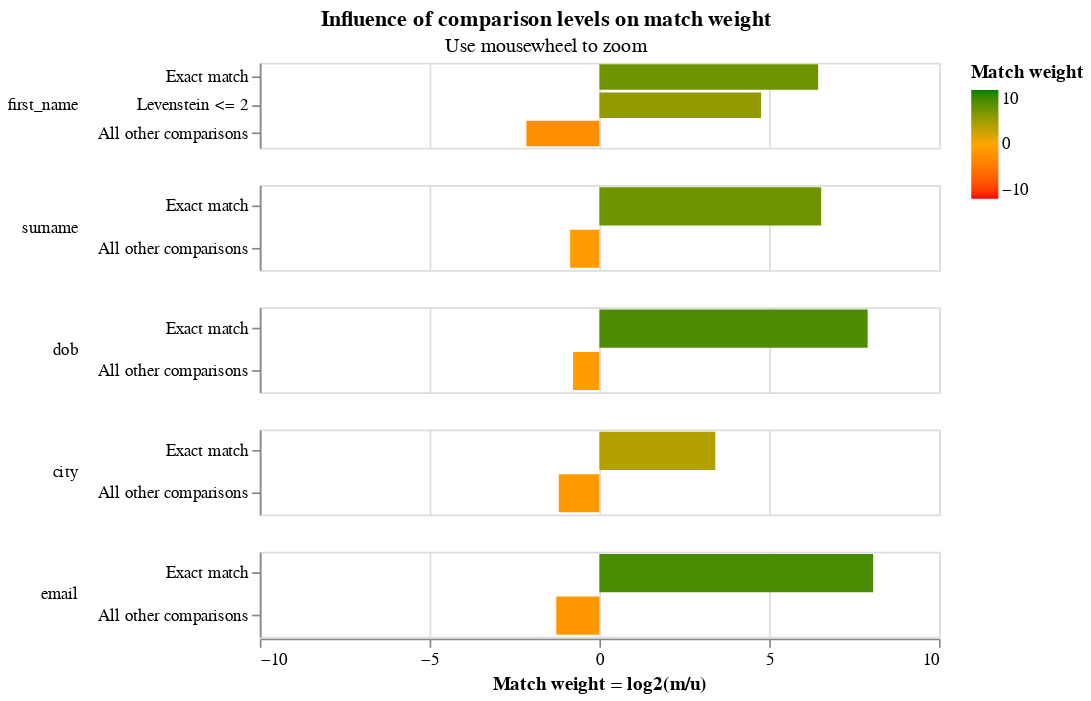

The notebook cell saved with this chart:
### Markdown cell above
The final match weights can be viewed in the match weights chart:

### Code cell
c = linker.settings_obj.match_weights_chart()

### Figure 1 — Vega-Lite specification as saved in the notebook (floating-point values rounded to 4 significant figures)
{"config": {"view": {"width": 400, "height": 50}, "mark": {"tooltip": null}, "title": {"anchor": "middle"}, "header": {"title": null}}, "data": {"values": [{"comparison_name": "first_name", "sql_condition": "first_name_l = first_name_r", "label_for_charts": "Exact match", "m_probability": 0.5035, "u_probability": 0.005794, "m_probability_description": "Amongst truly matching record comparisons, 50.35% of records are in the exact match comparison level", "u_probability_description": "Amongst truly non-matching record comparisons, 0.58% of records are in the exact match comparison level", "has_tf_adjustments": false, "tf_adjustment_column": null, "tf_adjustment_weight": 1.0, "is_null_level": false, "bayes_factor": 86.91, "log2_bayes_factor": 6.441, "comparison_vector_value": 2, "max_comparison_vector_value": 2, "bayes_factor_description": "If comparison level is `exact match` then comparison is 86.91 times more likely to be a match", "proportion_of_matches": 0.02072, "comparison_sort_order": 0}, {"comparison_name": "first_name", "sql_condition": "levenshtein(first_name_l, first_name_r) <= 2", "label_for_charts": "Levenstein <= 2", "m_probability": 0.2748, "u_probability": 0.01012, "m_probability_description": "Amongst truly matching record comparisons, 27.48% of records are in the levenstein <= 2 comparison level", "u_probability_description": "Amongst truly non-matching record comparisons, 1.01% of records are in the levenstein <= 2 comparison level", "has_tf_adjustments": false, "tf_adjustment_column": null, "tf_adjustment_weight": 1.0, "is_null_level": false, "bayes_factor": 27.15, "log2_bayes_factor": 4.763, "comparison_vector_value": 1, "max_comparison_vector_value": 2, "bayes_factor_description": "If comparison level is `levenstein <= 2` then comparison is 27.15 times more likely to be a match", "proportion_of_matches": 0.02072, "comparison_sort_order": 0}, {"comparison_name": "first_name", "sql_condition": "ELSE", "label_for_charts": "All other comparisons", "m_probability": 0.2217, "u_probability": 0.9841, "m_probability_description": "Amongst truly matching record comparisons, 22.17% of records are in the all other comparisons comparison level", "u_probability_description": "Amongst truly non-matching record comparisons, 98.41% of records are in the all other comparisons comparison level", "has_tf_adjustments": false, "tf_adjustment_column": null, "tf_adjustment_weight": 1.0, "is_null_level": false, "bayes_factor": 0.2253, "log2_bayes_factor": -2.15, "comparison_vector_value": 0, "max_comparison_vector_value": 2, "bayes_factor_description": "If comparison level is `all other comparisons` then comparison is  4.44 times less likely to be a match", "proportion_of_matches": 0.02072, "comparison_sort_order": 0}, {"comparison_name": "surname", "sql_condition": "surname_l = surname_r", "label_for_charts": "Exact match", "m_probability": 0.4523, "u_probability": 0.00489, "m_probability_description": "Amongst truly matching record comparisons, 45.23% of records are in the exact match comparison level", "u_probability_description": "Amongst truly non-matching record comparisons, 0.49% of records are in the exact match comparison level", "has_tf_adjustments": false, "tf_adjustment_column": null, "tf_adjustment_weight": 1.0, "is_null_level": false, "bayes_factor": 92.5, "log2_bayes_factor": 6.531, "comparison_vector_value": 1, "max_comparison_vector_value": 1, "bayes_factor_description": "If comparison level is `exact match` then comparison is 92.50 times more likely to be a match", "proportion_of_matches": 0.02072, "comparison_sort_order": 1}, {"comparison_name": "surname", "sql_condition": "ELSE", "label_for_charts": "All other comparisons", "m_probability": 0.5477, "u_probability": 0.9951, "m_probability_description": "Amongst truly matching record comparisons, 54.77% of records are in the all other comparisons comparison level", "u_probability_description": "Amongst truly non-matching record comparisons, 99.51% of records are in the all other comparisons comparison level", "has_tf_adjustments": false, "tf_adjustment_column": null, "tf_adjustment_weight": 1.0, "is_null_level": false, "bayes_factor": 0.5504, "log2_bayes_factor": -0.8616, "comparison_vector_value": 0, "max_comparison_vector_value": 1, "bayes_factor_description": "If comparison level is `all other comparisons` then comparison is  1.82 times less likely to be a match", "proportion_of_matches": 0.02072, "comparison_sort_order": 1}, {"comparison_name": "dob", "sql_condition": "dob_l = dob_r", "label_for_charts": "Exact match", "m_probability": 0.4172, "u_probability": 0.001748, "m_probability_description": "Amongst truly matching record comparisons, 41.72% of records are in the exact match comparison level", "u_probability_description": "Amongst truly non-matching record comparisons, 0.17% of records are in the exact match comparison level", "has_tf_adjustments": false, "tf_adjustment_column": null, "tf_adjustment_weight": 1.0, "is_null_level": false, "bayes_factor": 238.7, "log2_bayes_factor": 7.899, "comparison_vector_value": 1, "max_comparison_vector_value": 1, "bayes_factor_description": "If comparison level is `exact match` then comparison is 238.68 times more likely to be a match", "proportion_of_matches": 0.02072, "comparison_sort_order": 2}, {"comparison_name": "dob", "sql_condition": "ELSE", "label_for_charts": "All other comparisons", "m_probability": 0.5828, "u_probability": 0.9983, "m_probability_description": "Amongst truly matching record comparisons, 58.28% of records are in the all other comparisons comparison level", "u_probability_description": "Amongst truly non-matching record comparisons, 99.83% of records are in the all other comparisons comparison level", "has_tf_adjustments": false, "tf_adjustment_column": null, "tf_adjustment_weight": 1.0, "is_null_level": false, "bayes_factor": 0.5839, "log2_bayes_factor": -0.7763, "comparison_vector_value": 0, "max_comparison_vector_value": 1, "bayes_factor_description": "If comparison level is `all other comparisons` then comparison is  1.71 times less likely to be a match", "proportion_of_matches": 0.02072, "comparison_sort_order": 2}, {"comparison_name": "city", "sql_condition": "city_l = city_r", "label_for_charts": "Exact match", "m_probability": 0.5874, "u_probability": 0.05515, "m_probability_description": "Amongst truly matching record comparisons, 58.74% of records are in the exact match comparison level", "u_probability_description": "Amongst truly non-matching record comparisons, 5.51% of records are in the exact match comparison level", "has_tf_adjustments": true, "tf_adjustment_column": "city", "tf_adjustment_weight": 1.0, "is_null_level": false, "bayes_factor": 10.65, "log2_bayes_factor": 3.413, "comparison_vector_value": 1, "max_comparison_vector_value": 1, "bayes_factor_description": "If comparison level is `exact match` then comparison is 10.65 times more likely to be a match", "proportion_of_matches": 0.02072, "comparison_sort_order": 3}, {"comparison_name": "city", "sql_condition": "ELSE", "label_for_charts": "All other comparisons", "m_probability": 0.4126, "u_probability": 0.9449, "m_probability_description": "Amongst truly matching record comparisons, 41.26% of records are in the all other comparisons comparison level", "u_probability_description": "Amongst truly non-matching record comparisons, 94.49% of records are in the all other comparisons comparison level", "has_tf_adjustments": false, "tf_adjustment_column": null, "tf_adjustment_weight": 1.0, "is_null_level": false, "bayes_factor": 0.4367, "log2_bayes_factor": -1.195, "comparison_vector_value": 0, "max_comparison_vector_value": 1, "bayes_factor_description": "If comparison level is `all other comparisons` then comparison is  2.29 times less likely to be a match", "proportion_of_matches": 0.02072, "comparison_sort_order": 3}, {"comparison_name": "email", "sql_condition": "email_l = email_r", "label_for_charts": "Exact match", "m_probability": 0.5862, "u_probability": 0.002194, "m_probability_description": "Amongst truly matching record comparisons, 58.62% of records are in the exact match comparison level", "u_probability_description": "Amongst truly non-matching record comparisons, 0.22% of records are in the exact match comparison level", "has_tf_adjustments": false, "tf_adjustment_column": null, "tf_adjustment_weight": 1.0, "is_null_level": false, "bayes_factor": 267.2, "log2_bayes_factor": 8.062, "comparison_vector_value": 1, "max_comparison_vector_value": 1, "bayes_factor_description": "If comparison level is `exact match` then comparison is 267.20 times more likely to be a match", "proportion_of_matches": 0.02072, "comparison_sort_order": 4}, {"comparison_name": "email", "sql_condition": "ELSE", "label_for_charts": "All other comparisons", "m_probability": 0.4138, "u_probability": 0.9978, "m_probability_description": "Amongst truly matching record comparisons, 41.38% of records are in the all other comparisons comparison level", "u_probability_description": "Amongst truly non-matching record comparisons, 99.78% of records are in the all other comparisons comparison level", "has_tf_adjustments": false, "tf_adjustment_column": null, "tf_adjustment_weight": 1.0, "is_null_level": false, "bayes_factor": 0.4147, "log2_bayes_factor": -1.27, "comparison_vector_value": 0, "max_comparison_vector_value": 1, "bayes_factor_description": "If comparison level is `all other comparisons` then comparison is  2.41 times less likely to be a match", "proportion_of_matches": 0.02072, "comparison_sort_order": 4}]}, "mark": {"type": "bar", "clip": true}, "selection": {"zoom_selector": {"type": "interval", "bind": "scales", "encodings": ["x"]}}, "encoding": {"color": {"type": "quantitative", "field": "log2_bayes_factor", "title": "Match weight", "scale": {"range": ["red", "orange", "green"], "domain": [-10, 0, 10]}}, "row": {"type": "nominal", "field": "comparison_name", "sort": {"field": "comparison_sort_order"}, "header": {"labelAngle": 0, "labelAnchor": "middle", "labelAlign": "left"}}, "tooltip": [{"type": "nominal", "field": "comparison_name", "title": "Comparison name"}, {"type": "ordinal", "field": "label_for_charts", "title": "Label"}, {"type": "nominal", "field": "sql_condition", "title": "SQL condition"}, {"type": "quantitative", "field": "m_probability", "format": ".4f", "title": "M probability"}, {"type": "quantitative", "field": "u_probability", "format": ".4f", "title": "U probability"}, {"type": "quantitative", "field": "bayes_factor", "title": "Bayes factor = m/u", "format": ",.4f"}, {"type": "quantitative", "field": "log2_bayes_factor", "title": "Match weight = log2(m/u)", "format": ",.4f"}, {"type": "nominal", "field": "bayes_factor_description", "title": "Match weight description"}], "x": {"type": "quantitative", "axis": {"title": "Match weight = log2(m/u)", "values": [-10, -5, 0, 5, 10]}, "field": "log2_bayes_factor", "scale": {"domain": [-10, 10]}}, "y": {"type": "nominal", "field": "label_for_charts", "axis": {"title": null}, "sort": {"field": "comparison_vector_value", "order": "descending"}}}, "resolve": {"scale": {"y": "independent"}}, "title": {"text": "Influence of comparison levels on match weight", "subtitle": "Use mousewheel to zoom"}, "$schema": "https://vega.github.io/schema/vega-lite/v4.json"}
